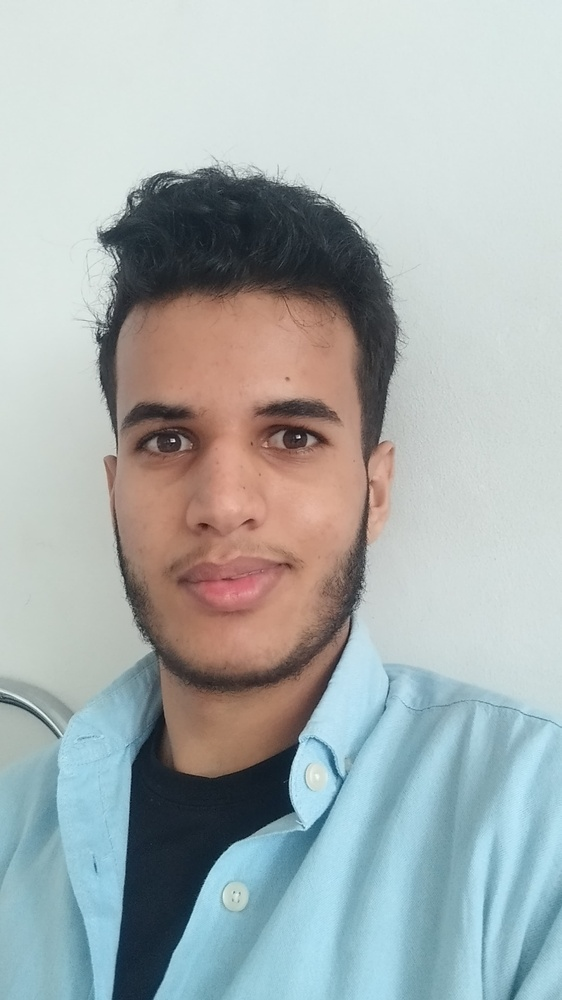
#> input picture PCD/10. Object Representation and Description/mypic.jpg, 562 x 1000 px, shrunk from 2340 x 4160 before the run
$ python 'object_rep&desc.py'
#> lines starting #> are read from the running program, lines starting #| are printed output that depends on the picture; after the words box and inside, x2 and y2 are one past the last pixel; in counts of white or black regions, pixels touching at a corner belong together
# Import required libraries
import cv2
import numpy as np
import matplotlib.pyplot as plt

# Step 1: Load the image from the local directory in grayscale
image = cv2.imread("mypic.jpg", cv2.IMREAD_GRAYSCALE)
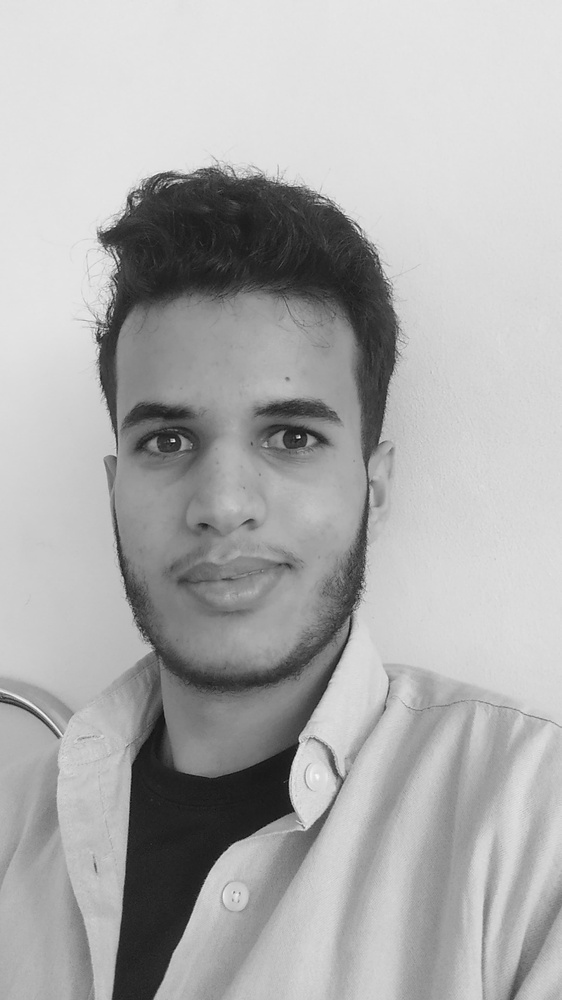
#> image: shape (1000, 562); min 11, max 255, mean 173.5
if image is None:
    print("Error: 'mypic.jpg' not found in the directory.")
    exit()

# Step 2: Convert the image to binary using thresholding
_, binary_image = cv2.threshold(image, 127, 255, cv2.THRESH_BINARY)
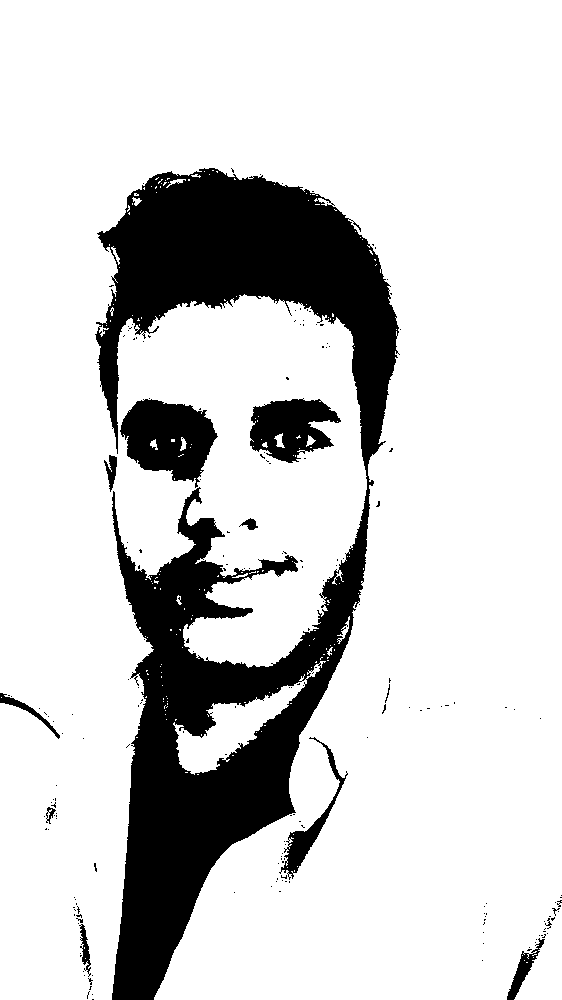
#> binary_image: shape (1000, 562); 82% white; 200 black regions (188 under 20 px)

# Display the binary image
plt.figure(figsize=(8, 6))
plt.title("Binary Image")
plt.imshow(binary_image, cmap='gray')
plt.axis('off')
plt.show()

# Step 3: Find contours in the binary image
contours, _ = cv2.findContours(binary_image, cv2.RETR_EXTERNAL, cv2.CHAIN_APPROX_SIMPLE)
#> contours = 161 contours, 154 with area under 20; largest, box (x1, y1, x2, y2) and area: (0, 0, 562, 1000) 463740, (173, 661, 326, 775) 4343, (337, 616, 350, 644) 64, (166, 179, 186, 188) 36, (111, 246, 120, 265) 32, (132, 197, 142, 206) 32, (176, 595, 182, 605) 22

# Draw contours on the original image
output_image = cv2.cvtColor(image, cv2.COLOR_GRAY2BGR)  # Convert to BGR for colored contour drawing
cv2.drawContours(output_image, contours, -1, (0, 255, 0), 2)  # Green contours
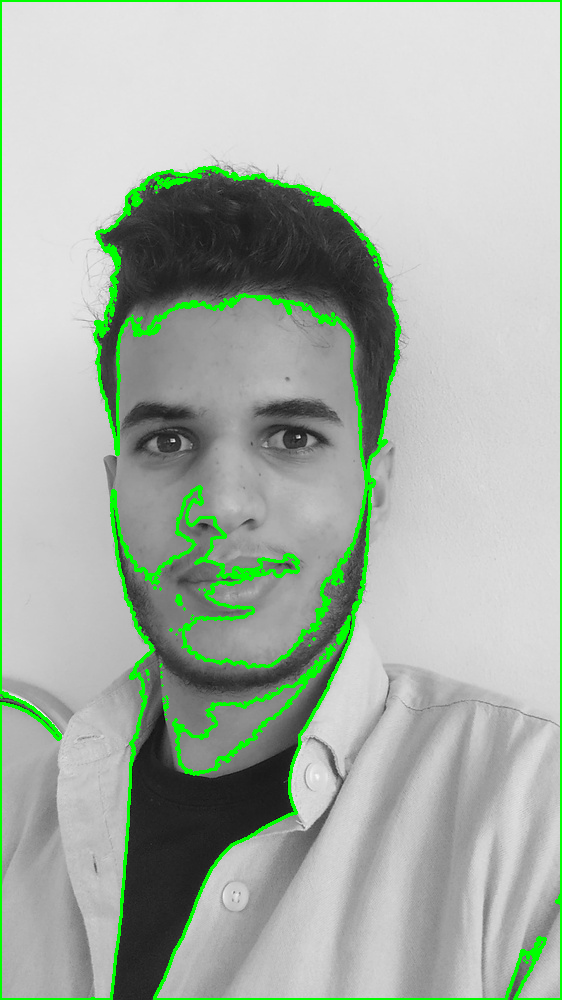
#> output_image: shape (1000, 562, 3); mean B, G, R 166.7, 178.3, 166.7

# Display the image with contours
plt.figure(figsize=(8, 6))
plt.title("Image with Contours")
plt.imshow(output_image)
plt.axis('off')
plt.show()

# Step 4: Calculate geometric features for each contour
for i, contour in enumerate(contours):
    # Calculate area
    area = cv2.contourArea(contour)

    # Calculate perimeter
    perimeter = cv2.arcLength(contour, closed=True)

    # Calculate moments and centroid
    moments = cv2.moments(contour)
    centroid_x = int(moments['m10'] / moments['m00']) if moments['m00'] != 0 else 0
    centroid_y = int(moments['m01'] / moments['m00']) if moments['m00'] != 0 else 0

    print(f"Object {i+1}:")
    print(f"  Area: {area}")
    print(f"  Perimeter: {perimeter}")
    print(f"  Centroid: ({centroid_x}, {centroid_y})")
    print("-" * 30)
#> this loop made 161 passes
#> (area, perimeter, centroid_x, centroid_y) on pass 43: (4343, 664.4, 231, 728)
#> (printed output is left out)

print("Process complete! You have successfully calculated geometric features for each object in the image.")
